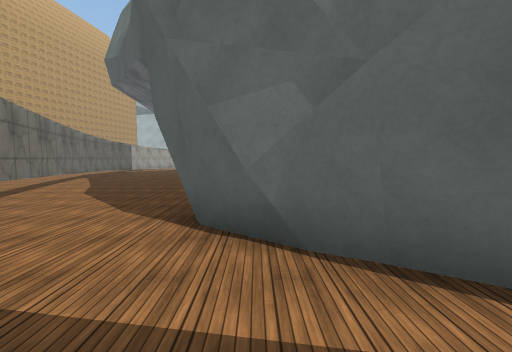
[1] (above)

17 first-person views from a walk through a 3-D level made in the Unity game engine. The camera is 1.5 m above the floor, tilts 4° down and sees 90° across. The floor is counted in squares, 2 m on a side. Each view is taken from the middle of a square. On the plan, view 1 faces up. The plan holds only what a view shows up to about 9 squares ahead; the rest is blank. The place goes on beyond the plan. The player is left out. Surface patterns are stand-ins for the level's own textures.

[2]
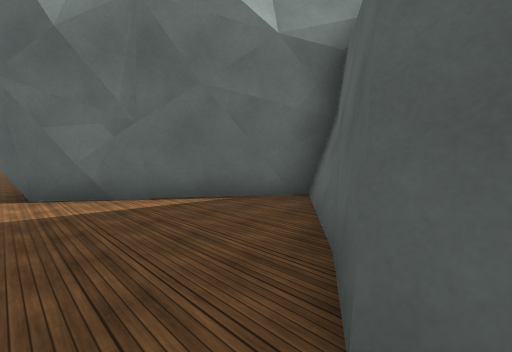

[3]
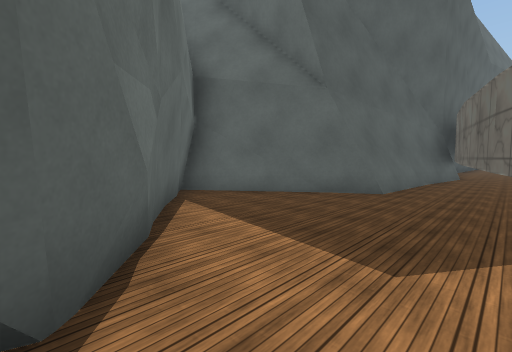

[4]
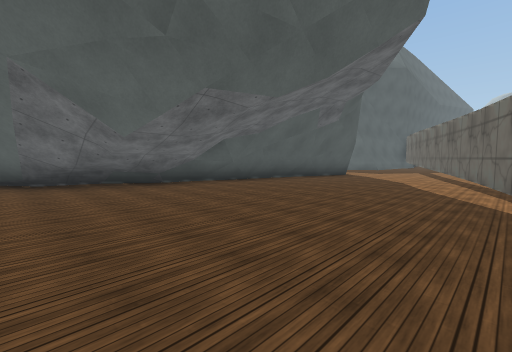

[5]
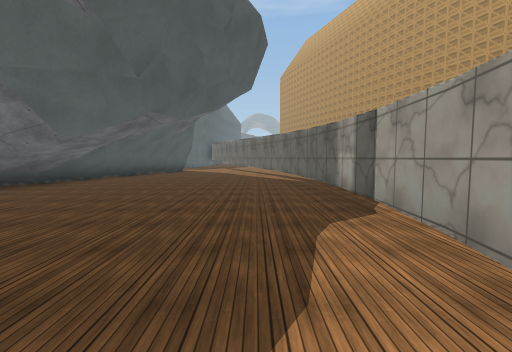

[6]
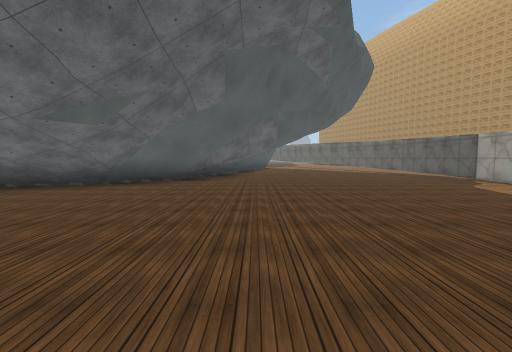

[7]
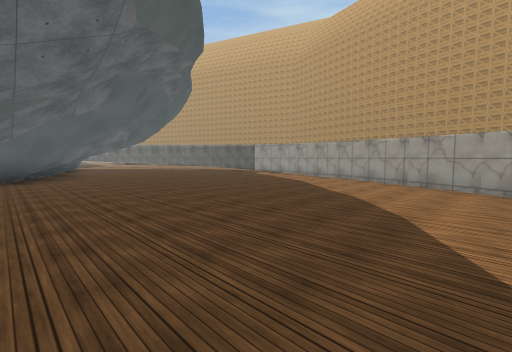

[8]
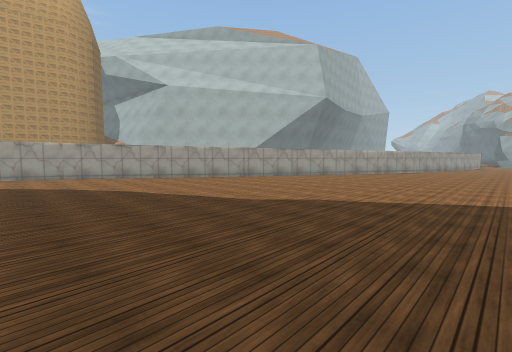

[9]
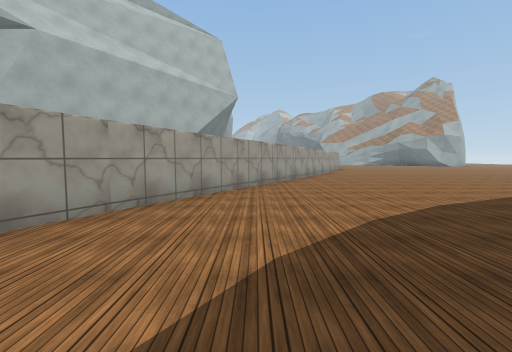

[10]
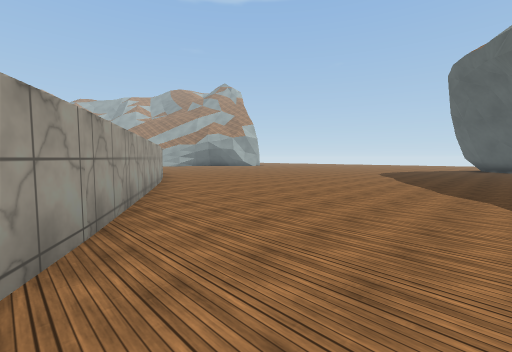

[11]
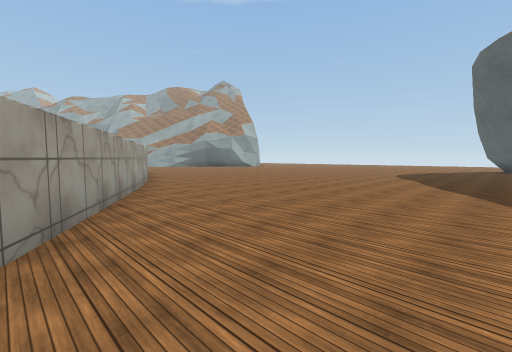

[12]
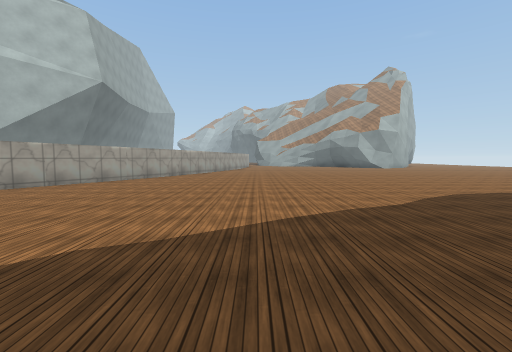

[13]
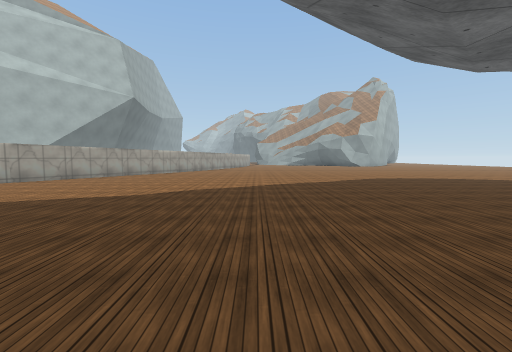

[14]
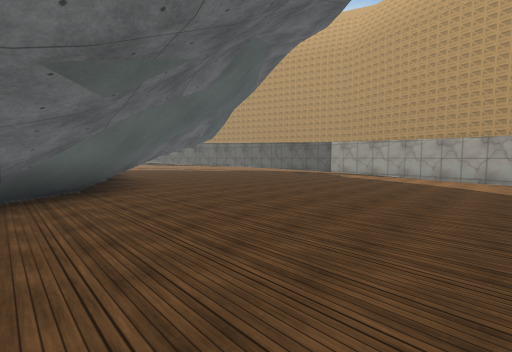

[15]
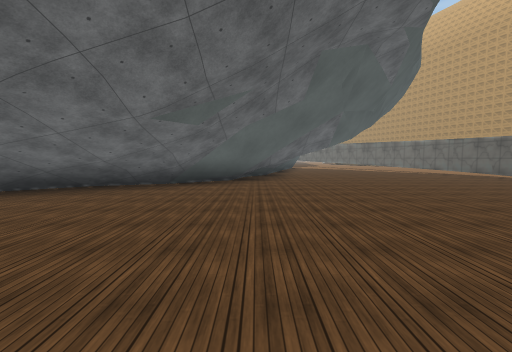

[16]
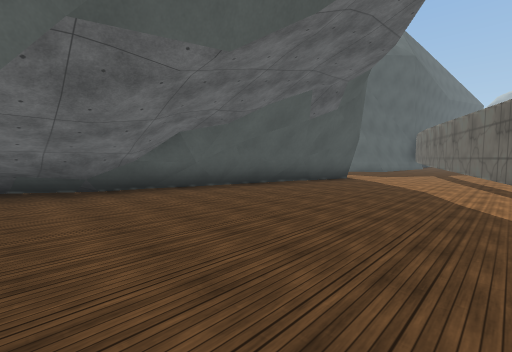

[17]
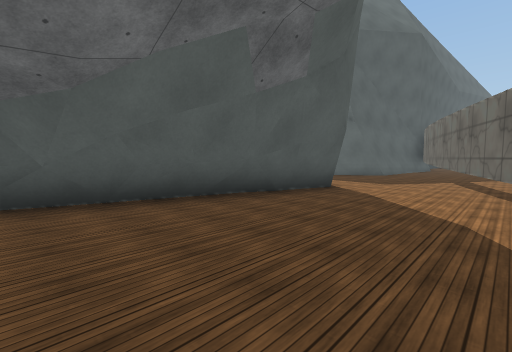

### Floor plan
Key: @ floor where view 1 was taken; # wall or solid block; . floor; = window, fence, low wall or low ledge; ^ raised ledge.
Columns run from 7 left of view 1 to 14 right of it. Each row starts with its distance up from view 1.
 33         =#............
 32        ##.............
 31        =.............
 30        #............
 29       ^...............
 28      ##...............
 27      ^...............
 26     =...............
 25    ##..............
 24    ^..............
 23   ##.............
 22   =.............
 21  ##.............
 20  ^.......... .
 19  ^...........
 18  #............
 17 ^............##
 16 =...........###
 15 ^..........###
 14 ^........###
 13 ^.......##
 12 =.......##
 11 =.......#
 10 ##......#
  9  ^......#
  8  ^.....##
  7  ##....##
  6   ^....#
  5   =#...#
  4    =..##
  3    ^..##
  2     #..###
  1     ^....##
  0     ^..@..#
 -1      ^....#
 -2      ^..###
 -3      =.##

Positions as (right, up) in squares from view 1, and headings:
1: (0, 0), facing up
2: (-1, -3), facing up-right
3: (-2, 3), facing down-right
4: (-6, 14), facing down-right
5: (-5, 18), facing down
6: (0, 22), facing down
7: (3, 24), facing down-left
8: (7, 22), facing up-left
9: (-2, 20), facing up
10: (-2, 25), facing up-right
11: (-1, 26), facing up-right
12: (6, 24), facing up
13: (6, 20), facing up
14: (4, 20), facing down-left
15: (2, 22), facing down
16: (-5, 12), facing down-right
17: (-4, 9), facing down-right
